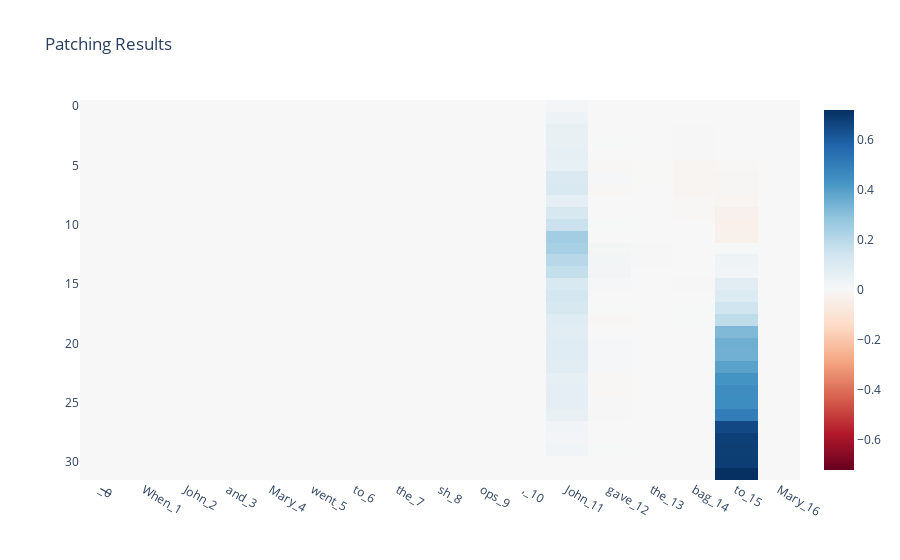

The cell this chart's notebook holds for it:
### Code cell
import plotly.express as px

token_ids = [tokenizer.decode(t) + "_"+str(i) for i, t in enumerate(tokenizer(cot[0]).input_ids)]
px.imshow(
    patching_results, 
    color_continuous_scale="RdBu", 
    color_continuous_midpoint=0.0, 
    title="Patching Results",
    x=token_ids,
)

### Figure 1 — Plotly figure (JSON) as saved in the notebook; plotly's stock layout.template omitted (floating-point values rounded to 4 significant figures; data arrays with more than 128 entries replaced by an {"elided": "..."} marker saying what was removed)
{"data": [{"coloraxis": "coloraxis", "hovertemplate": "x: %{x}<br>y: %{y}<br>color: %{z}<extra></extra>", "name": "0", "type": "heatmap", "x": ["<s>_0", "When_1", "John_2", "and_3", "Mary_4", "went_5", "to_6", "the_7", "sh_8", "ops_9", ",_10", "John_11", "gave_12", "the_13", "bag_14", "to_15", "Mary_16"], "xaxis": "x", "yaxis": "y", "z": {"elided": "32x17 float values"}}], "layout": {"coloraxis": {"cmid": 0, "colorscale": [[0, "rgb(103,0,31)"], [0.1, "rgb(178,24,43)"], [0.2, "rgb(214,96,77)"], [0.3, "rgb(244,165,130)"], [0.4, "rgb(253,219,199)"], [0.5, "rgb(247,247,247)"], [0.6, "rgb(209,229,240)"], [0.7, "rgb(146,197,222)"], [0.8, "rgb(67,147,195)"], [0.9, "rgb(33,102,172)"], [1, "rgb(5,48,97)"]]}, "title": {"text": "Patching Results"}, "xaxis": {"anchor": "y", "constrain": "domain", "domain": [0, 1], "scaleanchor": "y"}, "yaxis": {"anchor": "x", "autorange": "reversed", "constrain": "domain", "domain": [0, 1]}}}
